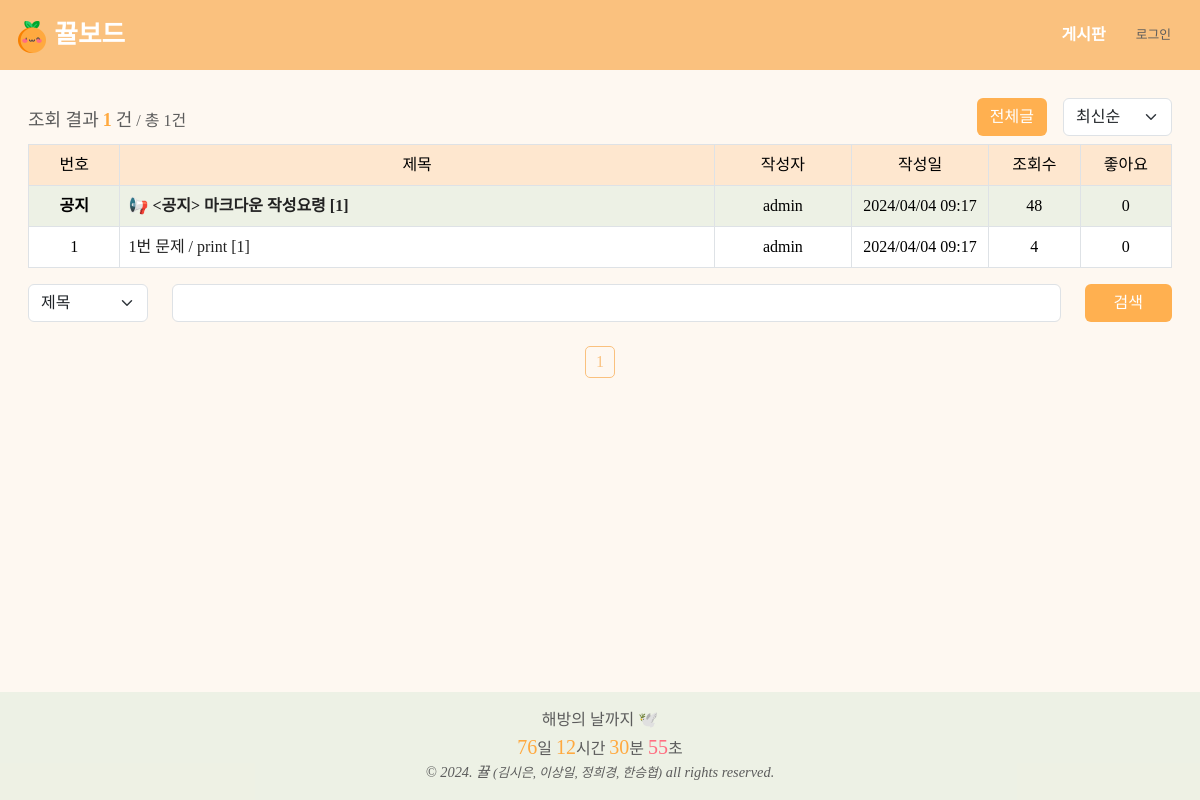
Before: /board/index with the older database file.
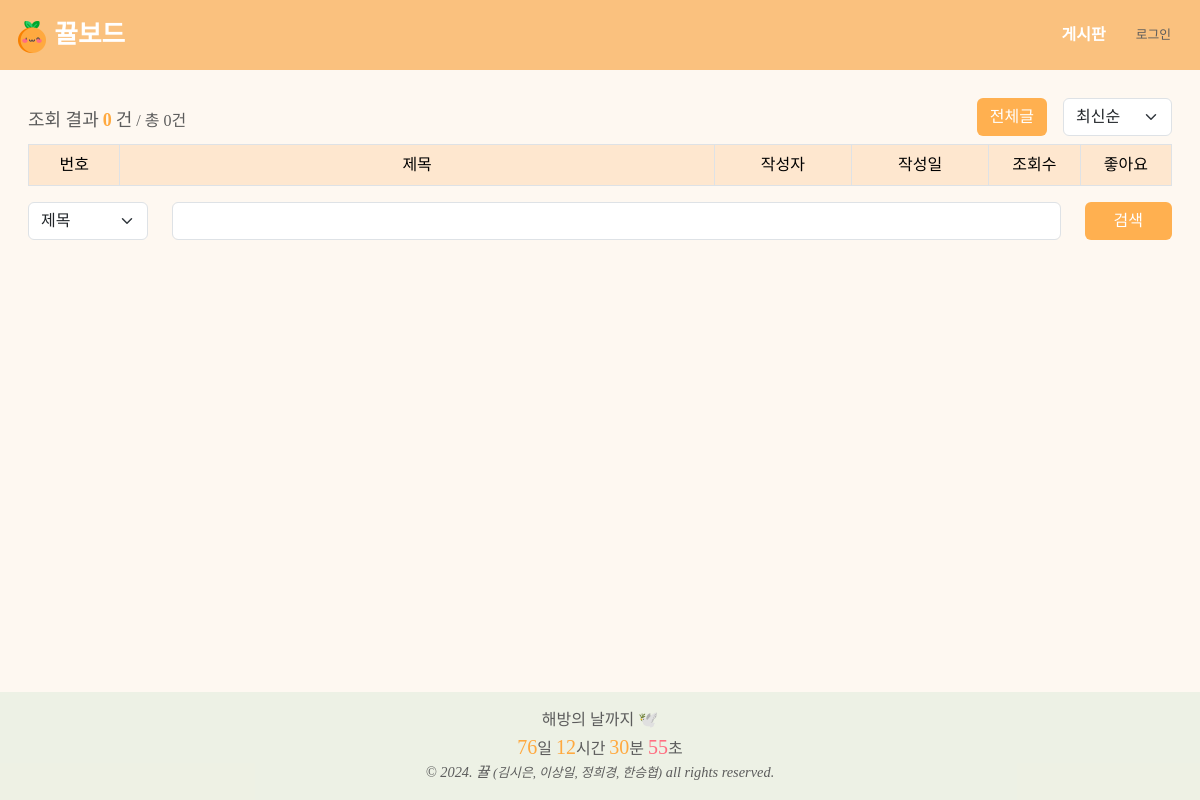
After: the same page with the newer database file.
### app/database.py (models this page shows, shortened)
class Post(db.Model):
    post_id = db.Column(db.Integer, primary_key=True, autoincrement=True)
    title = db.Column(db.String, nullable=False)
    body = db.Column(db.Text, nullable=False)
    user_id = db.Column(db.Integer, ForeignKey('user.user_id'), nullable=False)
    status = db.Column(db.String, nullable=True)
    problem_url = db.Column(db.String, nullable=True)
    created_at = db.Column(db.DateTime, nullable=False)
    updated_at = db.Column(db.DateTime, nullable=False)
    click_count = db.Column(db.Integer, nullable=True)
    like_count = db.Column(db.Integer, nullable=True)
    secret_mode = db.Column(db.Boolean, nullable=True)
    user = relationship('User', back_populates='posts', lazy='joined')
    comments = relationship('Comment', back_populates='post', lazy='joined', cascade='all, delete-orphan')
    likes = relationship('Like', primaryjoin="and_(Post.post_id==Like.post_id, Like.deleted==False)",
                         back_populates='post', lazy='joined', cascade='all, delete-orphan')
    notice_mode = db.Column(db.Boolean, default=0)

class User(UserMixin, db.Model):
    user_id = db.Column(db.Integer, primary_key=True)
    username = db.Column(db.String, unique=True, nullable=False)
    password = db.Column(db.String)
    email = db.Column(db.String, unique=True)
    grade = db.Column(db.Integer, default=0)
    userpic = db.Column(db.String)
    comment = db.Column(db.String)
    created_at = db.Column(db.DateTime, default=datetime.now)
    posts = relationship('Post', back_populates='user', lazy='joined')
    comments = relationship('Comment', back_populates='user', lazy='joined')
    likes = relationship('Like', back_populates='user', lazy='joined')

### app/board/routes.py (the view, shortened to what this page needs)
@board_bp.route('/index')
def index():
    cate = request.args.get('cate', "", type=str)
    keyword = request.args.get('keyword', "", type=str)
    page = request.args.get('page', 1, type=int)
    sort = request.args.get('sort', 'recent', type=str)
    perPage = 20
    notices = Post.query.filter(Post.notice_mode == True).all()
    posts_query = Post.query.filter(Post.notice_mode != True)
    if sort == 'old':
        posts_query = posts_query.order_by(Post.created_at.asc())
    elif sort == 'recent':
        posts_query = posts_query.order_by(Post.created_at.desc())
    elif sort == 'click':
        posts_query = posts_query.order_by(Post.click_count.desc())
    pag = posts_query.paginate(page=page, per_page=perPage)
    stIdx = pag.total - (pag.page - 1) * pag.per_page
    postsCount = min(pag.total, (page - 1) * perPage + len(pag.items))
    isLogin = current_user.is_authenticated
    return render_template('board/index.html', pag=pag, notices=notices, postsCount=postsCount, keyword=keyword, cate=cate, stIdx=stIdx, sort=sort, isLogin=isLogin)

### templates/board/index.html (shortened to what this page needs)
{% extends "layout.html" %}
{% block head %}
<link rel="stylesheet" type="text/css" href="{{ url_for('static', filename='css/custom.css') }}">
{% endblock %}
{% block content %}
<div class="row">
    <div class="col align-items-center d-flex">
        <div class="board-text-line">
            <h2>조회 결과</h2>
            <h2 class="post-count textOrange">{{ postsCount }}</h2>
            <h2>건</h2>
            <h3>/ 총 {{ pag.total }}건</h3>
        </div>
    </div>
    <div class="col mb-2 justify-content-end d-flex align-items-center">
        <a href="{{ url_for('board.index') }}" class="btn btn-theme-color me-3">전체글</a>
        <div class="ml-2">
            <select id="sort-by-select" class="form-select" aria-label="">
                <option value="recent" {% if sort=='recent' %}selected{% endif %}>최신순</option>
            </select>
        </div>
    </div>
</div>
<table class="table postTable table-bordered">
    <thead>
        <tr>
            <th class="postNum">번호</th>
            <th class="postTitle">제목</th>
            <th class="postWriter">작성자</th>
            <th class="postDate">작성일</th>
            <th class="postHit">조회수</th>
            <th class="postLike">좋아요</th>
        </tr>
    </thead>
    <tbody class="text-center">
        {% for notice in notices %}
        <tr class="noticePost">
            <td class="fw-bold">{% if notice.secret_mode %}임원공지{% else %}공지{% endif %}</td>
            <td class="fw-bold" style="text-align: left;">
                <a class="board-td-custom" href="{{ url_for('board.detail', post_id=notice.post_id)}}">📢 {{
                    notice.title }} [{{ notice.comments | length }}]</a>
            </td>
            <td>{{ notice.user.username }}</td>
            <td>{{ notice.created_at.strftime("%Y/%m/%d %H:%M") }}</td>
            <td>{{ notice.click_count }}</td>
            <td>{{ notice.likes | length }}</td>
        </tr>
        {% endfor %}
        {% for post in pag.items %}
        <tr>
            <td>{{ stIdx - loop.index0 }}</td>
            <td style="text-align: left;">
                <a class="board-td-custom" href="{{ url_for('board.detail', post_id=post.post_id)}}">{{
                    post.title }} [{{ post.comments | length }}]</a>
            </td>
            <td>{{ post.user.username }}</td>
            <td>{{ post.created_at.strftime("%Y/%m/%d %H:%M") }}
            </td>
            <td>{{ post.click_count }}</td>
            <td>{{ post.likes | length }}</td>
        </tr>
        {% endfor %}
    </tbody>
</table>
<form>
    <div class="row justify-content-center">
        <div class="col-auto">
            <select name="cate" class="form-select" aria-label="" style="width: 120px">
                <option value="title" {% if cate=='title' %}selected{% endif %}>제목</option>
            </select>
        </div>
        <div class="col">
            <input type="text" name="keyword" value="{{keyword}}" class="form-control w-100">
        </div>
        <div class="col-auto">
            <button class="btn btn-theme-color" style="padding-left: 28px; padding-right: 28px;">검색</button>
        </div>
    </div>
</form>
<div class="page-nav mt-4">
    <div class="col justify-content-center d-flex align-items-center">
        {% for page_num in pag.iter_pages() %}
        {% if page_num %}
        {% if page_num != pag.page %}
        <a class="page-nav-item"
            href="{{ url_for('board.index', page=page_num, sort=sort, cate=cate, keyword=keyword) }}">{{
            page_num }}</a>
        {% else %}
        <a class="page-nav-item-current">{{ page_num }}</a>
        {% endif %}
        {% else %}
        ...
        {% endif %}
        {% endfor %}
    </div>
</div>
{% endblock %}

### templates/layout.html (shortened to what this page needs)
<!doctype html>
<html lang="en">
<head>
    {% block head %}{% endblock %}
    <link rel="stylesheet" type="text/css" href="{{ url_for('static', filename='css/custom.css') }}">
    <link rel="stylesheet" type="text/css" href="{{ url_for('static', filename='css/board.css') }}">
    <link rel="stylesheet" type="text/css" href="{{ url_for('static', filename='css/comment.css') }}">
    <link rel="stylesheet" type="text/css" href="{{ url_for('static', filename='css/detail.css') }}">
</head>
<body>
    <nav id="Nav">
        <div class="navContainer">
            <a class="navLogo" href="{{ url_for('acc.index') }}">
                <img class="navbarLogo" src="/static/kkyul.png" alt="🍊">
                <span style="font-family: 'EF_jejudoldam'">뀰보드</span>
            </a>
            <div>
                <a href="{{ url_for('board.index') }}" class="btn navBtn">게시판</a>
                {% if current_user.is_authenticated %}
                <a href="{{ url_for('acc.profile') }}" class="btn navBtn">내정보</a>
                <a href="{{ url_for('acc.logout') }}" class="btn navBtn loginBtn">로그아웃</a>
                {% else %}
                <a href="{{ url_for('acc.login') }}" class="btn loginBtn">로그인</a>
                {% endif %}
            </div>
        </div>
    </nav>
    <div class="content-wrap customBody">
        {% block content %}
        {% endblock %}
    </div>
    {% if request.endpoint not in ['board.createPost', 'board.editPost'] %}
    <footer class="vertical">
        <div class="textGray fs-6" style="font-family: 'IM_Hyemin-Bold'">해방의 날까지 🕊️</div>
        <div id="countdown" class="textGray fs-6" style="font-family: 'IM_Hyemin-Bold'">
        </div>
        <div class="textGray fst-italic fs-7">
            © 2024. 뀰
            <span class="fs-8">(김시은, 이상일, 정희경, 한승협)</span>
            all rights reserved.
        </div>
    </footer>
    {% endif %}
</body>
</html>

### static/css/board.css (style rules this page uses)
.table thead th { text-align: center; font-weight: normal; background-color: rgba(250, 193, 126, 0.3); }
.table th:nth-child(1) { width: 8%; }
.table th:nth-child(2) { width: 52%; }
.table th:nth-child(3) { width: 12%; }
.table th:nth-child(4) { width: 12%; }
.table th:nth-child(5) { width: 8%; }
.table th:nth-child(6) { width: 8%; }
.board-text-line h2 { font-size: 18px; display: inline; }
.board-text-line h3 { font-size: 16px; display: inline; }
.board-text-line .post-count { font-weight: 700; }
.btn-theme-color, .btn-theme-color:hover { background-color: rgba(255, 169, 63, 0.9); color: #FFFFFF; }

### static/css/comment.css (style rules this page uses)
.postTable { width: 100%; }

### static/css/detail.css (style rules this page uses)
.row { width: auto; }

Changed rows visible on the page:
removed Post: secret_mode "공지", title "<공지> 마크다운 작성요령", comments|length "1", user.username "admin", created_at "2024/04/04 09:17", click_count "48", likes|length "0", shown under "/ 총 1건"
removed Post: stIdx-loop.index0 "1", title "1번 문제 / print", comments|length "1", user.username "admin", created_at "2024/04/04 09:17", click_count "4", likes|length "0"
Other visible differences:
{{ postsCount }}: "1" → "0"
{{ pag.total }}: "1" → "0"
list line gone: "1"
